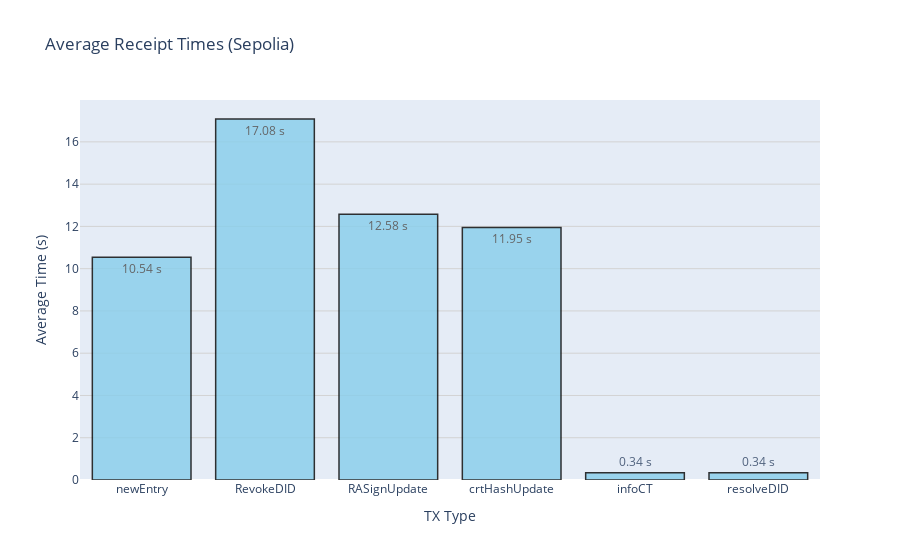
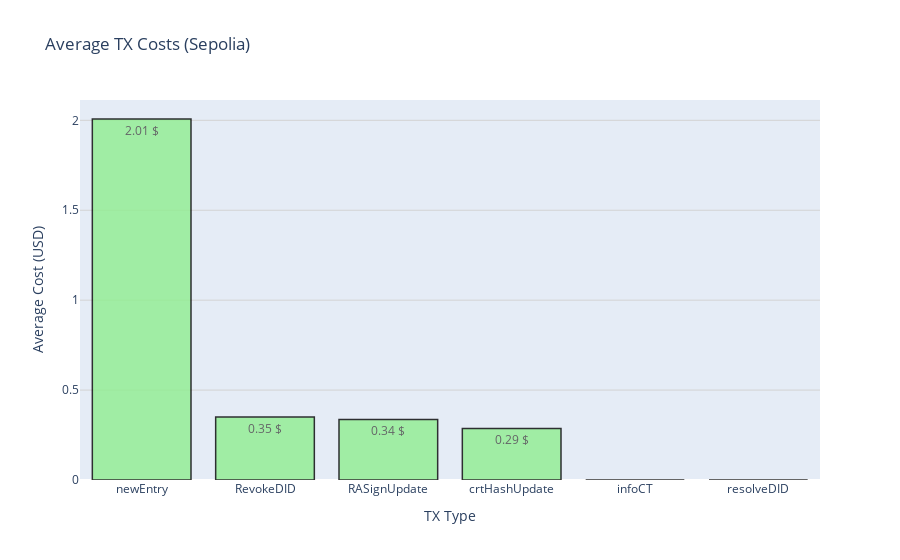

Notebook cell for these charts, in order:
### Code cell
df1 = pd.read_csv("../perf/TX-newEntry-Sep.csv")
df2 = pd.read_csv("../perf/TX-updEntry-Sep.csv")
df3 = pd.read_csv("../perf/TX-resolve-Sep.csv")
df4 = pd.read_csv("../perf/TX-infoCT-Sep.csv")

df1 = df1.dropna()
df2 = df2.dropna()
df3 = df3.dropna()
df4 = df4.dropna()

#--------------------------Clean from outliers--------------------------
z_scores1 = zscore(df1['Time'])
z_scores2 = zscore(df2['Time'])
z_scores3 = zscore(df3['Time'])
z_scores4 = zscore(df4['Time'])

threshold = 4.5

#cleanedDF1 = df1[(z_scores < threshold)]
cleanedDF1 = df1
cleanedDF2 = df2[(z_scores2 < threshold)]
cleanedDF3 = df3[(z_scores3 < threshold)]
cleanedDF4 = df4[(z_scores4 < threshold)]

#--------------------------------------------NEW_ENTRY TRANSACTION---------------------------------------
averageTimeNewEntryTX = cleanedDF1.iloc[:, 0].mean()
averageCostNewEntryTX = cleanedDF1.iloc[:, 1].mean()

#-------------------------------------------UPD TRANSACTIONS----------------------------------------------
cleanedDF2 = cleanedDF2.groupby('TX-TYPE').mean()
averageTimeCrtUpdtTX = cleanedDF2.iloc[0,0]
averageTimeRAUpdtTX = cleanedDF2.iloc[1,0]
averageCostCrtUpdtTX = cleanedDF2.iloc[0,1]
averageCostRAUpdtTX = cleanedDF2.iloc[1,1]

#------------------------------------------DID_RESOLUTION TRANSACTION-----------------------------------------
averageTimeResolutionTX = cleanedDF3.iloc[:, 0].mean()

#-----------------------------------------REVOKE_DID TRANSACTION----------------------------------------------
averageTimeRevokeDIDTX = (10762.17 + 11115.86 + 35257.67 + 11191.96)/4
averageCostRevokeDIDTX = (0.000095946562610496 + 0.000095916246908352 + 0.00009575195030784 + 0.00009580487323584)/4


#---------------------------------------------INFO_CT TRANSACTION-----------------------------------------------
averageTimeInfoCTTX = cleanedDF4.iloc[:,0].mean()

#-------------------------PLOT DATA----------------------------------------

actualPriceETH = 3654 #Ethereum Avg Price in March 2024

data = {
    "Transaction": ["newEntry", "RevokeDID", "RASignUpdate", "crtHashUpdate", "infoCT", "resolveDID"],
    "Average Validation Time (s)": [round(averageTimeNewEntryTX, 2)/1000, averageTimeRevokeDIDTX/1000, round(averageTimeRAUpdtTX, 2)/1000, round(averageTimeCrtUpdtTX, 2)/1000, round(averageTimeInfoCTTX, 2)/1000, round(averageTimeResolutionTX, 2)/1000],
    "Average Cost (USD)": [averageCostNewEntryTX * actualPriceETH, averageCostRevokeDIDTX*actualPriceETH, averageCostRAUpdtTX * actualPriceETH, averageCostCrtUpdtTX * actualPriceETH, 0, 0],
    "Used Gas": [301726, 100834, 90748,  61818, 53793, 53793],
}
df = pd.DataFrame(data)

# Plot times
custom_text1 = [f"{time:.2f} s" for time in df["Average Validation Time (s)"]]
fig1 = px.bar(df, x="Transaction", y="Average Validation Time (s)", title="Average Receipt Times (Sepolia)", text=custom_text1,)
fig1.update_traces(marker_color='skyblue', marker_line_color='black', marker_line_width=1.5, opacity=0.8)
fig1.update_xaxes(title='TX Type', showgrid=False)
fig1.update_yaxes(title='Average Time (s)', showgrid=True, gridcolor='lightgray')

# Plot costs
custom_text2 = [f"{cost:.2f} $" for cost in df["Average Cost (USD)"]]
fig2 = px.bar(df, x="Transaction", y="Average Cost (USD)", title="Average TX Costs (Sepolia)", text=custom_text2)
fig2.update_traces(marker_color='lightgreen', marker_line_color='black', marker_line_width=1.5, opacity=0.8) 
fig2.update_xaxes(title='TX Type', showgrid=False)
fig2.update_yaxes(title='Average Cost (USD)', showgrid=True, gridcolor='lightgray')

# Plot gas used
custom_text3 = [f"{gas:.0f} gas" for gas in df["Used Gas"]]
fig3 = px.bar(df, x="Transaction", y="Used Gas", title="Used Gas", text=custom_text3)
fig3.update_traces(marker_color='lightblue', marker_line_color='black', marker_line_width=1.5, opacity=0.8)
fig3.update_xaxes(title='TX Type', showgrid=False)
fig3.update_yaxes(title='Used Gas', showgrid=True, gridcolor='lightgray')

fig1.show()
fig2.show()
fig3.show()

### Figure 1 — Plotly figure (JSON) as saved in the notebook; plotly's stock layout.template omitted (floating-point values rounded to 4 significant figures)
{"data": [{"alignmentgroup": "True", "hovertemplate": "Transaction=%{x}<br>Average Validation Time (s)=%{y}<br>text=%{text}<extra></extra>", "legendgroup": "", "marker": {"color": "skyblue", "line": {"color": "black", "width": 1.5}, "pattern": {"shape": ""}}, "name": "", "offsetgroup": "", "opacity": 0.8, "orientation": "v", "showlegend": false, "text": ["10.54 s", "17.08 s", "12.58 s", "11.95 s", "0.34 s", "0.34 s"], "textposition": "auto", "type": "bar", "x": ["newEntry", "RevokeDID", "RASignUpdate", "crtHashUpdate", "infoCT", "resolveDID"], "xaxis": "x", "y": [10.54, 17.08, 12.58, 11.95, 0.3411, 0.3414], "yaxis": "y"}], "layout": {"barmode": "relative", "legend": {"tracegroupgap": 0}, "title": {"text": "Average Receipt Times (Sepolia)"}, "xaxis": {"anchor": "y", "domain": [0, 1], "showgrid": false, "title": {"text": "TX Type"}}, "yaxis": {"anchor": "x", "domain": [0, 1], "gridcolor": "lightgray", "showgrid": true, "title": {"text": "Average Time (s)"}}}}

### Figure 2 — Plotly figure (JSON) as saved in the notebook; plotly's stock layout.template omitted (floating-point values rounded to 4 significant figures)
{"data": [{"alignmentgroup": "True", "hovertemplate": "Transaction=%{x}<br>Average Cost (USD)=%{y}<br>text=%{text}<extra></extra>", "legendgroup": "", "marker": {"color": "lightgreen", "line": {"color": "black", "width": 1.5}, "pattern": {"shape": ""}}, "name": "", "offsetgroup": "", "opacity": 0.8, "orientation": "v", "showlegend": false, "text": ["2.01 $", "0.35 $", "0.34 $", "0.29 $", "0.00 $", "0.00 $"], "textposition": "auto", "type": "bar", "x": ["newEntry", "RevokeDID", "RASignUpdate", "crtHashUpdate", "infoCT", "resolveDID"], "xaxis": "x", "y": [2.007, 0.3503, 0.3365, 0.2865, 0, 0], "yaxis": "y"}], "layout": {"barmode": "relative", "legend": {"tracegroupgap": 0}, "title": {"text": "Average TX Costs (Sepolia)"}, "xaxis": {"anchor": "y", "domain": [0, 1], "showgrid": false, "title": {"text": "TX Type"}}, "yaxis": {"anchor": "x", "domain": [0, 1], "gridcolor": "lightgray", "showgrid": true, "title": {"text": "Average Cost (USD)"}}}}
